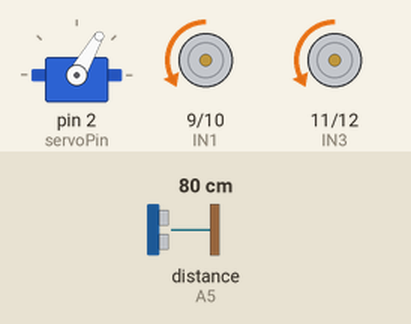
The sketch below on a simulated Arduino Uno, built with avr-gcc and run on an emulated ATmega328P. Shown: servo, motor-driver pin pairs drawn as motors (green arrow = first pin HIGH = forward, orange = second pin HIGH = backward, longer = more drive, scaled by the enable pin). The inputs (shaded band) are chosen by the test bench; at power-on: distance to the obstacle (sensor on A5) 80 cm. The echo pulse lasts 58.3 µs per cm.

Above: at 1.2 s.
1.3 s: distance to the obstacle (sensor on A5) set to 38 cm
At 2.3 s:
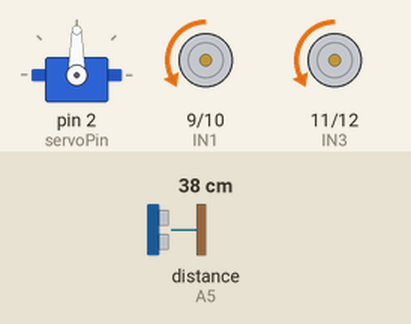
4.3 s: distance to the obstacle (sensor on A5) set to 32 cm
At 4.7 s:
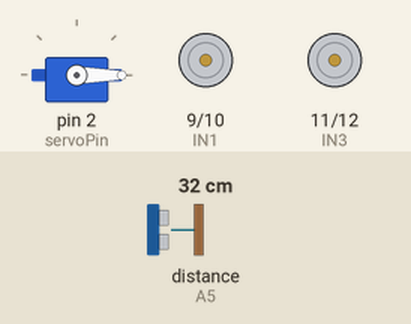
At 5.2 s:
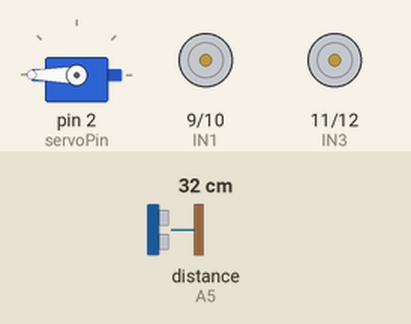
7.3 s: distance to the obstacle (sensor on A5) set to 19 cm
At 7.45 s:
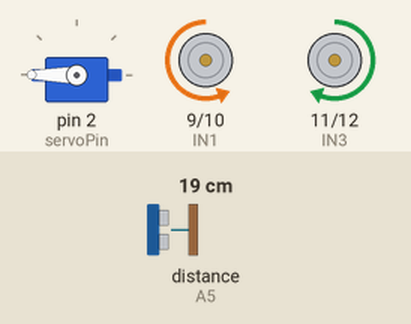
10.3 s: distance to the obstacle (sensor on A5) set to 16 cm
13.3 s: distance to the obstacle (sensor on A5) set to 2 cm
16.3 s: distance to the obstacle (sensor on A5) set to 18 cm
Timing chart, 0 to 20.3 s (numbered marks = the images above; inputs shaded):
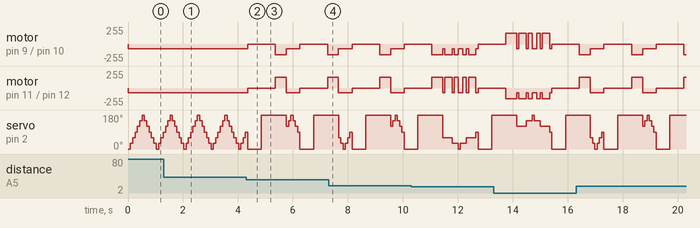

The sketch:

CARRO_F_OBS.ino
```cpp
//Inclusiòn de librerias
//*******************libreria para manejar el sensor ultrasònico hc sr05*/
#include <NewPing.h>
/*libreria para el servomotor*/
#include <Servo.h>
/**definimos los piner del sensor ultrasonico*/
#define TRIG_PIN A4
#define ECHO_PIN A5
#define MAX_DISTANCIA 200
NewPing sonar(TRIG_PIN,ECHO_PIN,MAX_DISTANCIA);
Servo servo;
//variables
boolean haciaAdelante=false;
int distancia = 100;
int ENA = 5; //velocidad motor A
int IN1 = 9; //dirección motor a borna 1
int IN2 = 10; //dirección motor a borna 2

int ENB = 6; //velocidad motor B
int IN3 = 11; //dirección motor b borna 1
int IN4 = 12; //dirección motor b borna 2

//Establecer el Pin del  Servomotor
const int servoPin = 2;
//Establecemos el angulo Inicial
const int angulo = 90;
//Establecemos la velocidad de giro de los motores
int velocidadGiro = 160;


void setup()
{
    Serial.begin(9600);
   //configuracion de los pines de salida
   pinMode(ENA, OUTPUT);//Motor A
   pinMode(ENB, OUTPUT);//Motor B
   pinMode(IN1, OUTPUT);//direccion motor A
   pinMode(IN2, OUTPUT);//direccion motor A
   pinMode(IN3, OUTPUT);//direccion motor B
   pinMode(IN4, OUTPUT);//direccion motor B
   //calibrarcion de servo perpendicular a la direccion
   servo.attach(servoPin);
   servo.write(angulo);
   avanzar();
}
int ang = 0;
int sig = 1;
void loop()
{
   int cnt = 6;
   while(cnt--) {
     servo.write(ang);
     delay(80);
     distancia=DistanciaGeneral();
     if(distancia<35 && ang==90)
     {
       parar();

       int distanciaDerecha=DistanciaDAngulo(0);
       int distanciaIzquierda=DistanciaDAngulo(180);
       if(distanciaDerecha>distanciaIzquierda)
       {
         giro_Izquierda();
         //girarDerecha();
         delay(400);
       }
       else
       {
         giro_Derecha();
         //girarIzquierda();
         delay(400);
       }
       avanzar();
     }
     if(distancia<18 && ang!=90)
     {
       if(ang<90)
       {
         giro_Derecha();
         //girarIzquierda();
         delay(ang*400.0/90);
       }
       else
       {
         giro_Izquierda();
         //girarDerecha();
         delay((180-ang)*400.0/90);
       }
     }
     avanzar();
     ang += 30*sig;
    }
   sig = -sig;
}


int DistanciaDAngulo(int angulo)
{
  int dis=0;
  servo.write(angulo);
  delay(500);
  dis=DistanciaGeneral();
  return dis ;

}
int DistanciaGeneral()
{
   int cm = sonar.ping_cm();
   if(cm==0)
   {
   cm = 250;
   }
   return cm;
}
void parar()
{
   analogWrite(ENA, 0); //Velo7cidad del motor A 0
   digitalWrite(IN1, LOW); //Desactivar Direccion de motor A
   digitalWrite(IN2, LOW);//Desactivar Direccion de motor A

   analogWrite(ENB, 0);//Velocidad del motor B 0
   digitalWrite(IN3, LOW); //Desactivar Direccion de motor B
   digitalWrite(IN4, LOW);//Desactivar Direccion de motor B

}
void avanzar()
{
   analogWrite(ENA, 70);
   digitalWrite(IN1, LOW); // Activar Direccion de motor A
   digitalWrite(IN2, HIGH);//Desactivar Direccion de motor A
   analogWrite(ENB, 70);
   digitalWrite(IN3, LOW); // Activar Direccion de motor B
   digitalWrite(IN4, HIGH);//Desactivar Direccion de motor B

}
void moverAtras()
{
   digitalWrite(IN1, HIGH); //Desactivar Direccion de motor A
   digitalWrite(IN2, LOW);// Activar Direccion de motor A
   analogWrite(ENA, 70);
   digitalWrite(IN3, HIGH); //Desactivar Direccion de motor B
   digitalWrite(IN4, LOW); // Activar Direccion de motor B
   analogWrite(ENB, 70);
}
void giro_Derecha()
{
   digitalWrite(IN1, LOW);// Activar Direccion de motor A
   digitalWrite(IN2, HIGH); //Desactivar Direccion de motor A
   analogWrite(ENA, velocidadGiro);
   digitalWrite(IN3, HIGH); //Desactivar Direccion de motor B
   digitalWrite(IN4, LOW);// Activar Direccion de motor B
   analogWrite(ENB, velocidadGiro);
}
void giro_Izquierda()
{
   analogWrite(ENA, velocidadGiro);
   digitalWrite(IN1, HIGH); // Dessactivar Direccion de motor A
   digitalWrite(IN2, LOW); //Activar Direccion de motor A
   analogWrite(ENB, velocidadGiro);
   digitalWrite(IN3, LOW); // Activar Direccion de motor B
   digitalWrite(IN4, HIGH); //Desactivar Direccion de motor B

}
```

Measured:
- the behaviour switches between 35 and 34 cm on distance to the obstacle (sensor on A5) (found by bisection; images 1 and 2)
